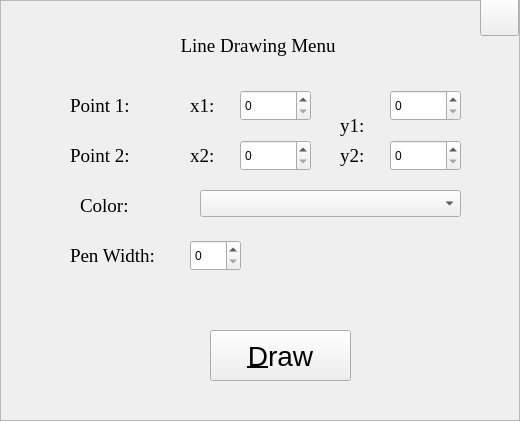
    <widget class="QFrame" name="lineFrame">
     <property name="geometry">
      <rect>
       <x>80</x>
       <y>992</y>
       <width>520</width>
       <height>421</height>
      </rect>
     </property>
     <property name="focusPolicy">
      <enum>Qt::ClickFocus</enum>
     </property>
     <property name="frameShape">
      <enum>QFrame::StyledPanel</enum>
     </property>
     <property name="frameShadow">
      <enum>QFrame::Raised</enum>
     </property>
     <widget class="QPushButton" name="drawLine">
      <property name="geometry">
       <rect>
        <x>210</x>
        <y>330</y>
        <width>141</width>
        <height>51</height>
       </rect>
      </property>
      <property name="font">
       <font>
        <pointsize>21</pointsize>
       </font>
      </property>
      <property name="text">
       <string>&amp;Draw</string>
      </property>
      <property name="icon">
       <iconset>
        <normaloff>:/images/paint.png</normaloff>:/images/paint.png</iconset>
      </property>
      <property name="iconSize">
       <size>
        <width>60</width>
        <height>40</height>
       </size>
      </property>
     </widget>
     <widget class="QLabel" name="label_2">
      <property name="geometry">
       <rect>
        <x>70</x>
        <y>90</y>
        <width>101</width>
        <height>31</height>
       </rect>
      </property>
      <property name="font">
       <font>
        <family>Times New Roman</family>
        <pointsize>14</pointsize>
       </font>
      </property>
      <property name="text">
       <string>Point 1: </string>
      </property>
     </widget>
     <widget class="QLabel" name="label_3">
      <property name="geometry">
       <rect>
        <x>70</x>
        <y>140</y>
        <width>101</width>
        <height>31</height>
       </rect>
      </property>
      <property name="font">
       <font>
        <family>Times New Roman</family>
        <pointsize>14</pointsize>
       </font>
      </property>
      <property name="text">
       <string>Point 2: </string>
      </property>
     </widget>
     <widget class="QSpinBox" name="x1">
      <property name="geometry">
       <rect>
        <x>240</x>
        <y>90</y>
        <width>71</width>
        <height>31</height>
       </rect>
      </property>
      <property name="maximum">
       <number>1200</number>
      </property>
     </widget>
     <widget class="QLabel" name="label_4">
      <property name="geometry">
       <rect>
        <x>190</x>
        <y>90</y>
        <width>41</width>
        <height>31</height>
       </rect>
      </property>
      <property name="font">
       <font>
        <family>Times New Roman</family>
        <pointsize>14</pointsize>
       </font>
      </property>
      <property name="text">
       <string>x1: </string>
      </property>
     </widget>
     <widget class="QSpinBox" name="y1">
      <property name="geometry">
       <rect>
        <x>390</x>
        <y>90</y>
        <width>71</width>
        <height>31</height>
       </rect>
      </property>
      <property name="maximum">
       <number>700</number>
      </property>
     </widget>
     <widget class="QLabel" name="label_5">
      <property name="geometry">
       <rect>
        <x>340</x>
        <y>110</y>
        <width>41</width>
        <height>31</height>
       </rect>
      </property>
      <property name="font">
       <font>
        <family>Times New Roman</family>
        <pointsize>14</pointsize>
       </font>
      </property>
      <property name="text">
       <string>y1: </string>
      </property>
     </widget>
     <widget class="QSpinBox" name="x2">
      <property name="geometry">
       <rect>
        <x>240</x>
        <y>140</y>
        <width>71</width>
        <height>31</height>
       </rect>
      </property>
      <property name="maximum">
       <number>1200</number>
      </property>
     </widget>
     <widget class="QLabel" name="label_6">
      <property name="geometry">
       <rect>
        <x>190</x>
        <y>140</y>
        <width>41</width>
        <height>31</height>
       </rect>
      </property>
      <property name="font">
       <font>
        <family>Times New Roman</family>
        <pointsize>14</pointsize>
       </font>
      </property>
      <property name="text">
       <string>x2: </string>
      </property>
     </widget>
     <widget class="QSpinBox" name="y2">
      <property name="geometry">
       <rect>
        <x>390</x>
        <y>140</y>
        <width>71</width>
        <height>31</height>
       </rect>
      </property>
      <property name="maximum">
       <number>800</number>
      </property>
     </widget>
     <widget class="QLabel" name="label_7">
      <property name="geometry">
       <rect>
        <x>340</x>
        <y>140</y>
        <width>41</width>
        <height>31</height>
       </rect>
      </property>
      <property name="font">
       <font>
        <family>Times New Roman</family>
        <pointsize>14</pointsize>
       </font>
      </property>
      <property name="text">
       <string>y2: </string>
      </property>
     </widget>
     <widget class="QLabel" name="label_8">
      <property name="geometry">
       <rect>
        <x>80</x>
        <y>190</y>
        <width>101</width>
        <height>31</height>
       </rect>
      </property>
      <property name="font">
       <font>
        <family>Times New Roman</family>
        <pointsize>14</pointsize>
       </font>
      </property>
      <property name="text">
       <string>Color: </string>
      </property>
     </widget>
     <widget class="QLabel" name="label_9">
      <property name="geometry">
       <rect>
        <x>70</x>
        <y>240</y>
        <width>101</width>
        <height>31</height>
       </rect>
      </property>
      <property name="font">
       <font>
        <family>Times New Roman</family>
        <pointsize>14</pointsize>
       </font>
      </property>
      <property name="text">
       <string>Pen Width: </string>
      </property>
     </widget>
     <widget class="QSpinBox" name="penWidth">
      <property name="geometry">
       <rect>
        <x>190</x>
        <y>240</y>
        <width>51</width>
        <height>31</height>
       </rect>
      </property>
      <property name="maximum">
       <number>40</number>
      </property>
     </widget>
     <widget class="QComboBox" name="colorLine">
      <property name="geometry">
       <rect>
        <x>200</x>
        <y>190</y>
        <width>261</width>
        <height>27</height>
       </rect>
      </property>
     </widget>
     <widget class="QLabel" name="lineDrawingLabel">
      <property name="geometry">
       <rect>
        <x>10</x>
        <y>30</y>
        <width>501</width>
        <height>31</height>
       </rect>
      </property>
      <property name="font">
       <font>
        <family>Times New Roman</family>
        <pointsize>14</pointsize>
       </font>
      </property>
      <property name="text">
       <string>Line Drawing Menu </string>
      </property>
      <property name="alignment">
       <set>Qt::AlignCenter</set>
      </property>
     </widget>
     <widget class="QPushButton" name="cancelLine">
      <property name="geometry">
       <rect>
        <x>480</x>
        <y>-4</y>
        <width>39</width>
        <height>40</height>
       </rect>
      </property>
      <property name="font">
       <font>
        <pointsize>21</pointsize>
       </font>
      </property>
      <property name="toolTip">
       <string extracomment="cancel">cancel</string>
      </property>
      <property name="text">
       <string/>
      </property>
      <property name="icon">
       <iconset>
        <normaloff>:/images/cancel.png</normaloff>:/images/cancel.png</iconset>
      </property>
      <property name="iconSize">
       <size>
        <width>40</width>
        <height>40</height>
       </size>
      </property>
     </widget>
    </widget>
